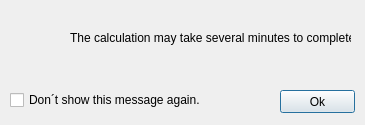
<?xml version="1.0" encoding="UTF-8"?>
<ui version="4.0">
 <class>processdurationmessagebox</class>
 <widget class="QDialog" name="processdurationmessagebox">
  <property name="windowModality">
   <enum>Qt::WindowModal</enum>
  </property>
  <property name="geometry">
   <rect>
    <x>0</x>
    <y>0</y>
    <width>365</width>
    <height>125</height>
   </rect>
  </property>
  <property name="sizePolicy">
   <sizepolicy hsizetype="Fixed" vsizetype="Fixed">
    <horstretch>0</horstretch>
    <verstretch>0</verstretch>
   </sizepolicy>
  </property>
  <property name="minimumSize">
   <size>
    <width>365</width>
    <height>125</height>
   </size>
  </property>
  <property name="maximumSize">
   <size>
    <width>365</width>
    <height>125</height>
   </size>
  </property>
  <property name="windowTitle">
   <string>Warning</string>
  </property>
  <property name="modal">
   <bool>true</bool>
  </property>
  <widget class="QPushButton" name="pushButton">
   <property name="geometry">
    <rect>
     <x>280</x>
     <y>90</y>
     <width>75</width>
     <height>23</height>
    </rect>
   </property>
   <property name="text">
    <string>Ok</string>
   </property>
  </widget>
  <widget class="QLabel" name="lb_MessageIcon">
   <property name="geometry">
    <rect>
     <x>10</x>
     <y>20</y>
     <width>48</width>
     <height>48</height>
    </rect>
   </property>
   <property name="sizePolicy">
    <sizepolicy hsizetype="Fixed" vsizetype="Fixed">
     <horstretch>0</horstretch>
     <verstretch>0</verstretch>
    </sizepolicy>
   </property>
   <property name="text">
    <string/>
   </property>
   <property name="pixmap">
    <pixmap resource="Ressourcen.qrc">:/images/icons/warning.png</pixmap>
   </property>
  </widget>
  <widget class="QCheckBox" name="chb_NoMessageBox">
   <property name="geometry">
    <rect>
     <x>10</x>
     <y>90</y>
     <width>200</width>
     <height>20</height>
    </rect>
   </property>
   <property name="sizePolicy">
    <sizepolicy hsizetype="Fixed" vsizetype="Fixed">
     <horstretch>0</horstretch>
     <verstretch>0</verstretch>
    </sizepolicy>
   </property>
   <property name="minimumSize">
    <size>
     <width>200</width>
     <height>20</height>
    </size>
   </property>
   <property name="maximumSize">
    <size>
     <width>200</width>
     <height>20</height>
    </size>
   </property>
   <property name="text">
    <string>Don´t show this message again.</string>
   </property>
  </widget>
  <widget class="QLabel" name="lb_MessageText">
   <property name="geometry">
    <rect>
     <x>70</x>
     <y>30</y>
     <width>281</width>
     <height>16</height>
    </rect>
   </property>
   <property name="sizePolicy">
    <sizepolicy hsizetype="Fixed" vsizetype="Fixed">
     <horstretch>0</horstretch>
     <verstretch>0</verstretch>
    </sizepolicy>
   </property>
   <property name="text">
    <string>The calculation may take several minutes to complete.</string>
   </property>
  </widget>
 </widget>
 <resources>
  <include location="Ressourcen.qrc"/>
 </resources>
 <connections/>
</ui>
